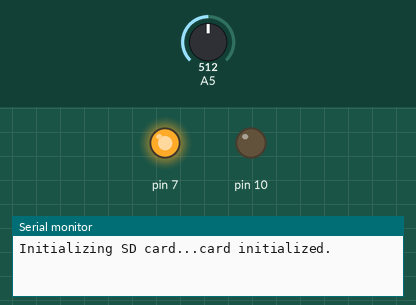
Simulated run of this sketch. Board: Arduino Uno, built with avr-gcc and run on an emulated ATmega328P. Parts: output pins drawn as LEDs (lit = HIGH), the last lines printed to the serial monitor. The test bench sets the inputs (shaded band); at power-on: A5 = 512. The local clock reads 2024-03-15 10:24:30 at power-on unless the sketch sets it; storage starts empty.

Above: at 0.1 s.
At 3.1 s:
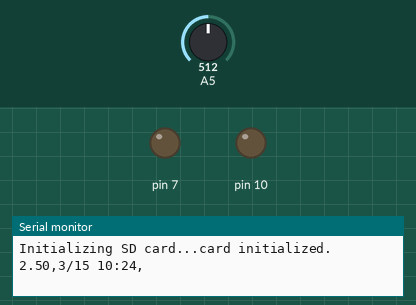
Timing chart, 0 to 4.6 s (numbered marks = the images above):
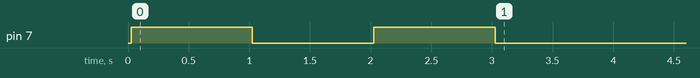

The sketch:

AD5-Datalogger.ino
```cpp
#include <SPI.h>
#include <SD.h>
#include "RTClib.h"

// On the Ethernet Shield, CS is pin 4. Note that even if it's not
// used as the CS pin, the hardware CS pin (10 on most Arduino boards,
// 53 on the Mega) must be left as an output or the SD library
// functions will not work.
const int chipSelect = 4;

File dataFile;
RTC_DS1307 rtc;

void setup()
{
 // Open serial communications and wait for port to open:
  Serial.begin(9600);
   while (!Serial) {
    ; // wait for serial port to connect. Needed for Leonardo only
  }

  if (! rtc.begin()) {
    Serial.println("Couldn't find RTC");
    Serial.flush();
    abort();
  }

  if (! rtc.isrunning()) {
    Serial.println("RTC is NOT running, let's set the time!");
    // When time needs to be set on a new device, or after a power loss, the
    // following line sets the RTC to the date & time this sketch was compiled
    rtc.adjust(DateTime(F(__DATE__), F(__TIME__)));
    // This line sets the RTC with an explicit date & time, for example to set
    // January 21, 2014 at 3am you would call:
    // rtc.adjust(DateTime(2014, 1, 21, 3, 0, 0));
  }

  Serial.print("Initializing SD card...");
  // make sure that the default chip select pin is set to
  // output, even if you don't use it:
  pinMode(SS, OUTPUT);

  // see if the card is present and can be initialized:
  if (!SD.begin(chipSelect)) {
    Serial.println("Card failed, or not present");
    // don't do anything more:
    while (1) ;
  }
  Serial.println("card initialized.");

  // Open up the file we're going to log to!
  dataFile = SD.open("datalog.txt", FILE_WRITE);
  if (! dataFile) {
    Serial.println("error opening datalog.txt");
    // Wait forever since we cant write data
    while (1) ;
  }
  pinMode(7, OUTPUT);
   digitalWrite(7, HIGH);
   delay(1000);
   digitalWrite(7, LOW);
   delay(1000);
   digitalWrite(7, HIGH);
   delay(1000);
   digitalWrite(7, LOW);
}

void loop()
{
  // make a string for assembling the data to log:
  String dataString = "";
  DateTime now = rtc.now();

  // read three sensors and append to the string:
   float sensor = analogRead(5);
   float sensor_output=5*sensor/1024;
   if(sensor_output > 3.6){
       digitalWrite(7, HIGH);
   }else{
       digitalWrite(7, LOW);
   }
   dataString += String(sensor_output);
   dataString += ",";
   dataString += String(now.month());
   dataString += "/";
   dataString += String(now.day());
   dataString += " ";
   dataString += String(now.hour());
   dataString += ":";
   dataString += String(now.minute());
   dataString += ",";

  dataFile.println(dataString);

  // print to the serial port too:
  Serial.println(dataString);


  // The following line will 'save' the file to the SD card after every
  // line of data - this will use more power and slow down how much data
  // you can read but it's safer!
  // If you want to speed up the system, remove the call to flush() and it
  // will save the file only every 512 bytes - every time a sector on the
  // SD card is filled with data.
  dataFile.flush();

  // Take 1 measurement every 500 milliseconds
  delay(60000UL);
}
```
